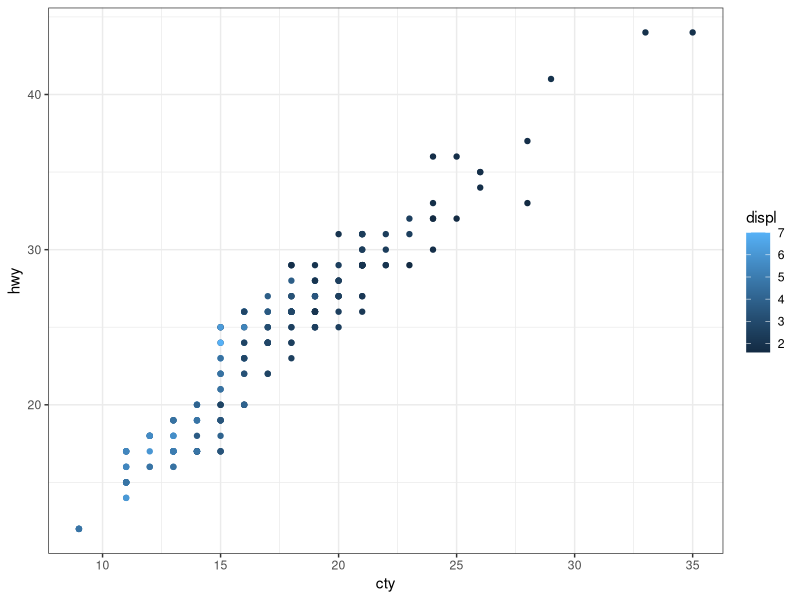

Recreate this plot in R.
## ---- chunk 1
# this part here is the setup code. Here we can load libraries etc etc. 
knitr::opts_chunk$set(echo = TRUE)
library(tidyverse) #because, we will always use it
## ---- chunk 2
mpg
## ---- chunk 3
ggplot(data = mpg) + geom_point(mapping = aes(x = cty, y = hwy, col=displ ))+theme_bw()
